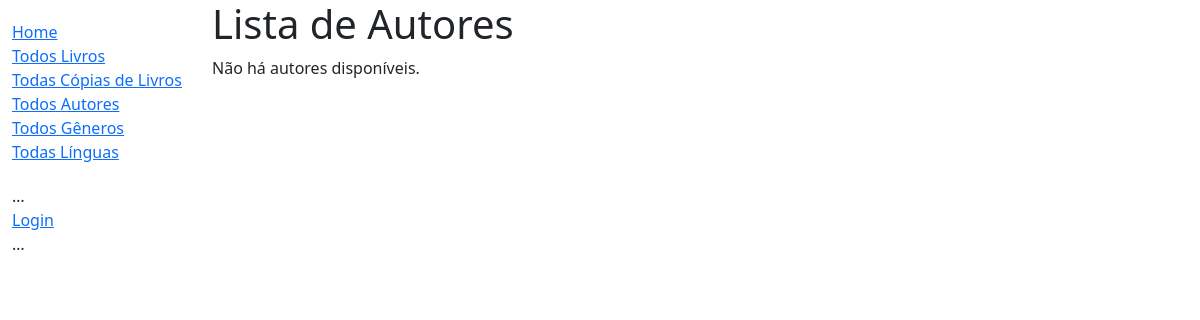
/acervo/autores/, run on an earlier commit of the app's database.
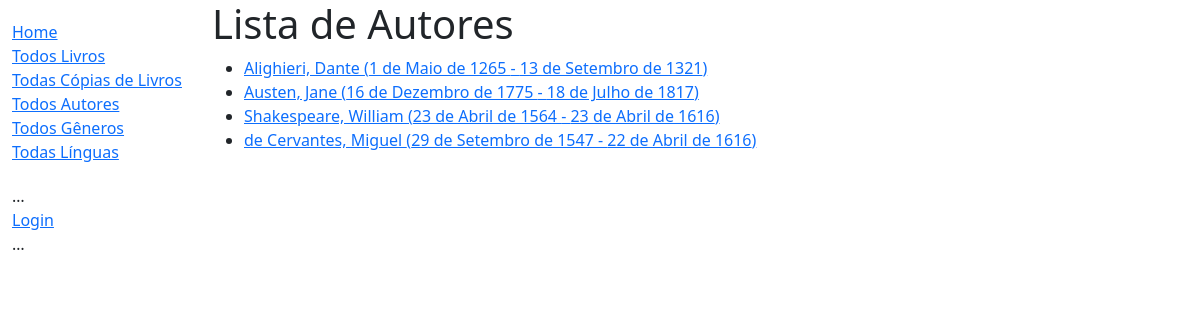
And on a later commit of the database.
### acervo/models.py (models this page shows)
class Autor(models.Model):
    primeiro_nome = models.CharField(max_length=100)
    sobrenome = models.CharField(max_length=100)
    data_nascimento = models.DateField(null=True, blank=True)
    data_falecimento = models.DateField('morte', null=True, blank=True)
    class Meta:
        ordering = ['sobrenome', 'primeiro_nome']
    def get_absolute_url(self):
        return reverse('detalhe-autor', args=[str(self.id)])
    def __str__(self):
        return f'{self.sobrenome}, {self.primeiro_nome}'

### acervo/views.py (the view)
# urls.py: path('autores/', views.AutorListView.as_view(), name='autores'),
class AutorListView(generic.ListView):
    model = Autor
    context_object_name = 'lista_autores'
    template_name = 'acervo/lista_autores.html'
    paginate_by = 10

### acervo/templates/acervo/lista_autores.html
{% extends "base_generic.html" %}
{% block content %}
<h1>Lista de Autores</h1>
{% if lista_autores %}
  <ul>
  {% for autor in lista_autores %}
    <li>
      <a href="{{ autor.get_absolute_url }}">
      {{ autor }} ({{autor.data_nascimento}} - {% if autor.data_falecimento %}{{autor.data_falecimento}}{% endif %})
      </a>
    </li>
  {% endfor %}
 </ul>
{% else %}
  <p>Não há autores disponíveis.</p>
{% endif %}
{% endblock %}

### acervo/templates/base_generic.html (shortened to what this page needs)
<!DOCTYPE html>
<html lang="en">
  <head>
    <link href="https://cdn.jsdelivr.net/npm/bootstrap@5.3.3/dist/css/bootstrap.min.css"
      rel="stylesheet"
>
    {% load static %}
    <link rel="stylesheet" href="{% static 'css/styles.css' %}" />
  </head>
  <body>
    <div class="container-fluid">
      <div class="row">
        <div class="col-sm-2">
          {% block sidebar %}
            <ul class="sidebar-nav">
              <li><a href="{% url 'index' %}">Home</a></li>
              <li><a href="{% url 'livros' %}">Todos Livros</a></li>
              <li><a href="{% url 'copias' %}">Todas Cópias de Livros</a></li>
              <li><a href="{% url 'autores' %}">Todos Autores</a></li>
              <li><a href="{% url 'generos' %}">Todos Gêneros</a></li>
              <li><a href="{% url 'linguas' %}">Todas Línguas</a></li>
            </ul>
            <ul class="sidebar-nav">
            …
           {% if user.is_authenticated %}
             <li>Usuário: {{ user.get_username }}</li>
              <li><a href="{% url 'meus-emprestimos' %}">Meus Empréstimos</a></li>
             <li>
               <form id="logout-form" method="post" action="{% url 'admin:logout' %}">
                 {% csrf_token %}
                 <button type="submit" class="btn btn-link">Logout</button>
               </form>
             </li>
           {% else %}
             <li><a href="{% url 'login' %}?next={{ request.path }}">Login</a></li>
           {% endif %}
            …
          </ul>
          {% endblock %}
        </div>
        <div class="col-sm-10 ">{% block content %}{% endblock %}</div>
      </div>
    </div>
  </body>
</html>

### acervo/static/css/styles.css (style rules this page uses)
.sidebar-nav { margin-top: 20px; padding: 0; list-style: none; }

What changed in the data, as far as the page shows it:
added Autor: sobrenome+primeiro_nome "Alighieri, Dante", data_nascimento "1 de Maio de 1265", data_falecimento "13 de Setembro de 1321"
added Autor: sobrenome+primeiro_nome "Austen, Jane", data_nascimento "16 de Dezembro de 1775", data_falecimento "18 de Julho de 1817"
added Autor: sobrenome+primeiro_nome "Shakespeare, William", data_nascimento "23 de Abril de 1564", data_falecimento "23 de Abril de 1616"
added Autor: sobrenome+primeiro_nome "de Cervantes, Miguel", data_nascimento "29 de Setembro de 1547", data_falecimento "22 de Abril de 1616"
Also different on the page:
text no longer shown: "Não há autores disponíveis."
